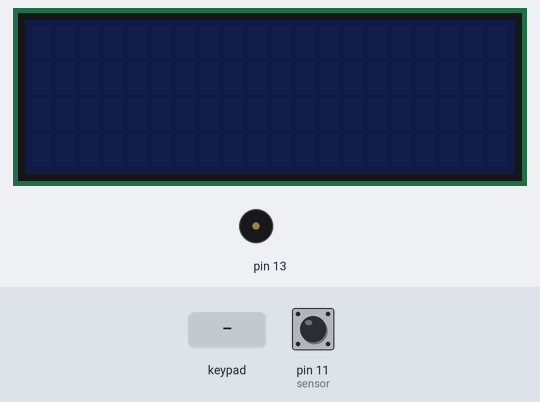
The sketch below on a simulated Arduino Uno, built with avr-gcc and run on an emulated ATmega328P. Shown: 20×4 character LCD, buzzer (waves = sounding). The test bench sets the inputs (shaded band); at power-on: pin 11 (sensor) LOW. What the sketch prints to the serial monitor is not drawn.

Above: at 1.2 s.
1.3 s: pin 11 (sensor) driven HIGH
At 3.7 s:
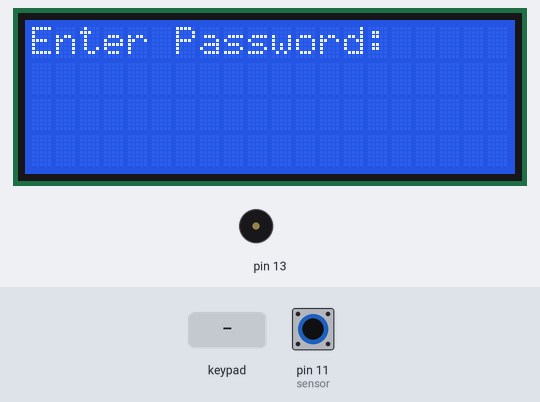
4.0 s: keypad keys 1 2 3 4 5 6 pressed 0.4 s apart
At 6.9 s:
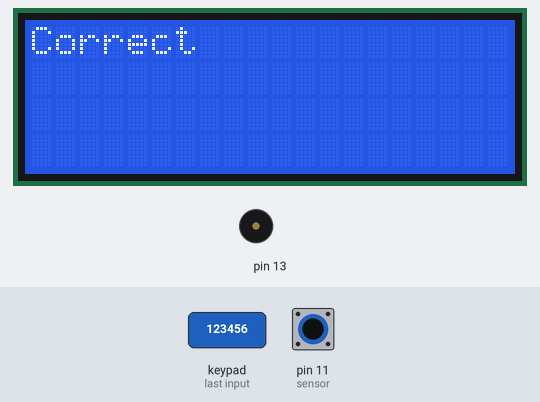
7.9 s: key '1' pressed
10.9 s: pin 11 (sensor) driven LOW
At 12.5 s:
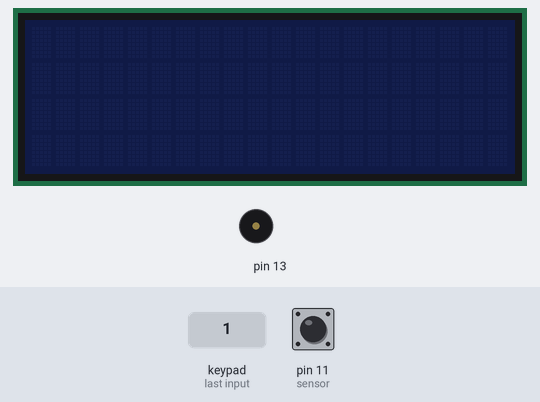
12.8 s: pin 11 (sensor) pulsed HIGH 2 times (0.12 s each, 0.3 s apart)
At 15.0 s:
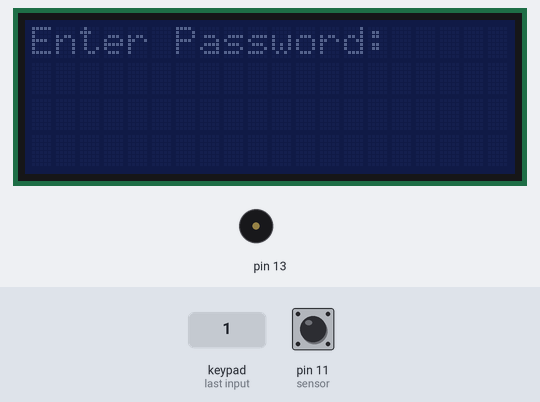
16.0 s: pin 11 (sensor) pulsed HIGH 5 times (0.12 s each, 0.3 s apart)
At 16.7 s:
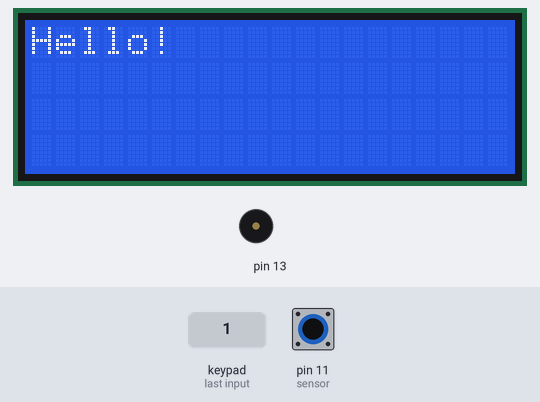
Timing chart, 0 to 19.0 s (numbered marks = the images above; inputs shaded):
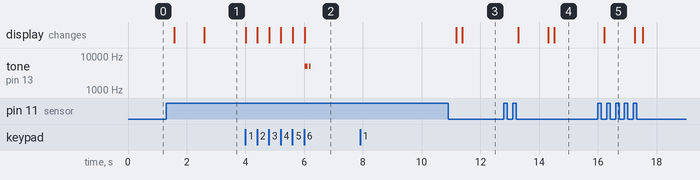

The sketch:

sketch_jan04a.ino
```cpp
#include <Keypad.h>
#include <Wire.h>
#include <LiquidCrystal_I2C.h>
const byte ROWS = 4;
const byte COLS = 3;
char customKey = 0;
#define Password_Length 7

//int signalPin = 12;
int speakerOut = 13;
char Data[Password_Length];
char Master[Password_Length] = "123456";
byte data_count = 0, master_count = 0;
bool Pass_is_good;
int count = 0;
int count2 = 0;
int count3 = 0;
int MAX_COUNT = 24;
int statePin = LOW;
int sensor = 11;
int state = LOW;             // by default, no motion detected
int val = 0;


char hexaKeys[ROWS][COLS] = {
  {'1', '2', '3'},
  {'4', '5', '6'},
  {'7', '8', '9'},
  {'*', '0', '#'}
};

LiquidCrystal_I2C lcd(0x3f, 20, 4); //for new LCD
byte rowPins[ROWS] = {5,6,7,8};
byte colPins[COLS] = {2,3,4};

Keypad customKeypad = Keypad(makeKeymap(hexaKeys), rowPins, colPins, ROWS, COLS);

void setup(){
 Serial.begin(9600);
 pinMode(sensor, INPUT);
 lcd.init();


}

void loop(){

val = digitalRead(sensor);   // read sensor value
  if (val == HIGH) {           // check if the sensor is HIGH

    delay(100);                // delay 100 milliseconds

    if (state == LOW) {
      Serial.println("Motion detected!");
      sensor_detect();
      state = HIGH;       // update variable state to HIGH
    }
  }
  else {
      delay(200);             // delay 200 milliseconds

      if (state == HIGH){
        Serial.println("Motion stopped!");
        lcd.noBacklight();
        state = LOW;       // update variable state to LOW
    }
  }


}


void clearData(){
  while(data_count !=0){
    Data[data_count--] = 0;
  }
  return;
}


 void sensor_detect()//This function is called whenever someone is around
 {
  lcd.clear();
  lcd.backlight();
  lcd.setCursor(0,0);
  lcd.print("Hello!");
  delay(1000);
  lcd.clear();
  lcd.print("Enter Password:");
  while(digitalRead(sensor)== HIGH)
   {
    customKey = customKeypad.getKey();
   if (customKey){

    Data[data_count] = customKey;
    lcd.setCursor(data_count,1);
    lcd.print("*");
    data_count++;
    }

  if(data_count == Password_Length-1){

    lcd.clear();

    if(!strcmp(Data, Master)){

      lcd.print("Correct");
      tone( 13, 5000, 100);
      delay(160);
      tone( 13, 5000, 50);
      delay(5000);
      }
    else{
      lcd.print("Incorrect");
       siren();
       siren();
       siren();
      delay(1000);
      }


    lcd.clear();
    clearData();
  }


   }


}


  void siren()//This function will make the alarm sound using the piezo buzzer
{

for(int hz = 440; hz < 1000; hz++){
    tone(13, hz, 50);
    delay(5);
  }
  noTone(13);

}
```

Measured:
- after the input at 1.3 s, the display: first changes after 0.27 s (image 1 shows a later state)
- after the input at 4.0 s, tone on pin 13: alternates 5000 Hz for 0.08 s and silent for 0.06 s, 4 changes in all, then stays silent, starting after 2.0 s; the display: first changes at once (image 2 shows a later state)
- after the input at 7.9 s, every drawn part: stays the same
- after the input at 10.9 s, the display: first changes after 0.28 s (image 3 shows a later state)
- after the input at 12.8 s, the display: first changes after 0.49 s (image 4 shows a later state)
- after the input at 16.0 s, the display: changes after 0.22 s (image 5)
